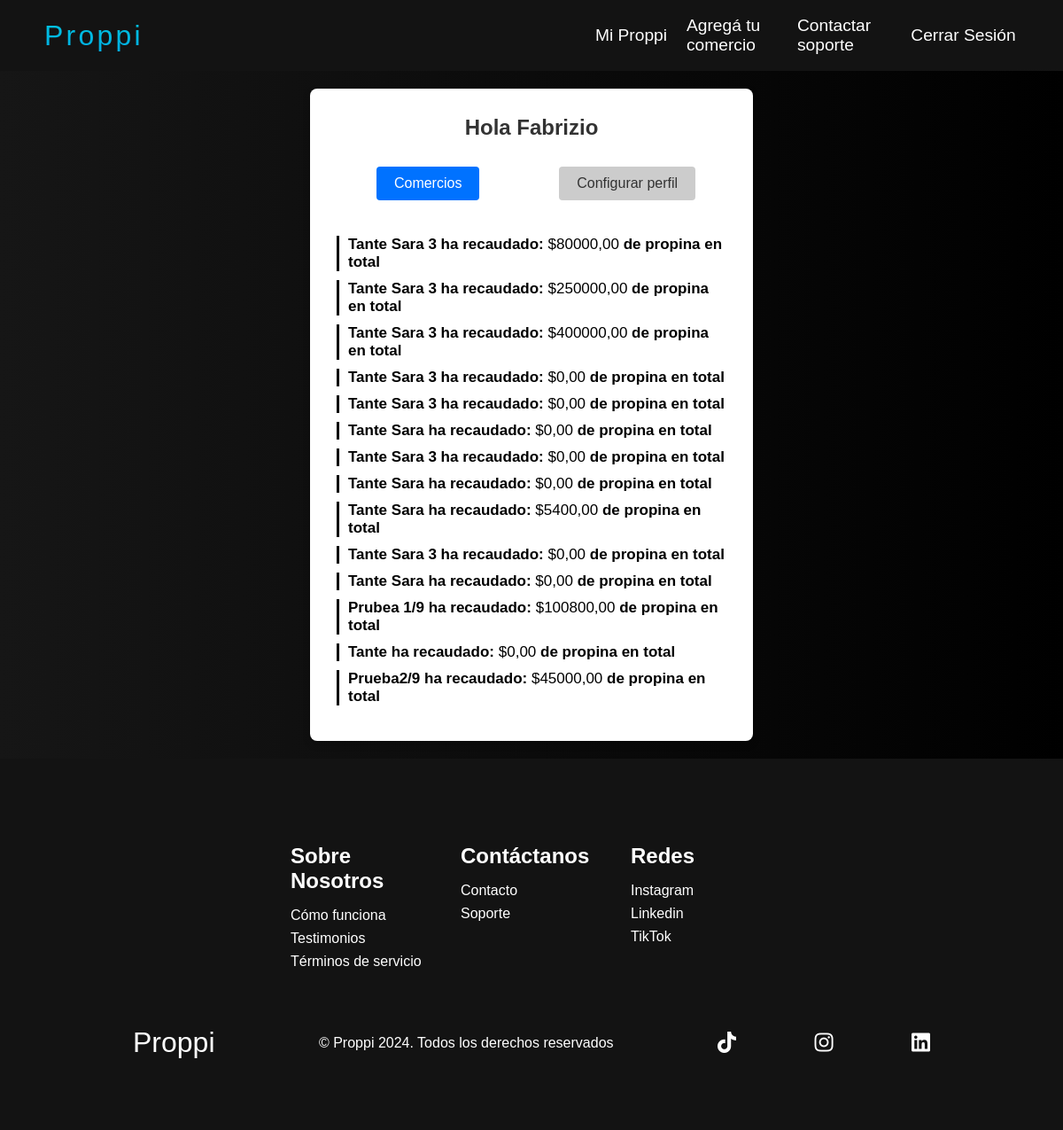
/Proppi/perfil/ (signed in), run on the app's committed database.
### Adherircom/models.py (models this page shows, shortened)
class Comercio(models.Model):
    nombre_comercio = models.CharField(max_length=100)
    tipo_comercio = models.CharField(max_length=20, choices=[('restaurante', 'Restaurante'), ('bar', 'Bar'), ('cafe', 'Café'), ('otros', 'Otros')], default='restaurante')
    direccion = models.CharField(max_length=200)
    imagen = models.ImageField(upload_to='comercio_images/', blank=True)
    ciudad = models.CharField(max_length=100)
    provincia = models.CharField(max_length=100)
    ingresos_diarios = models.DecimalField(max_digits=10, decimal_places=2, blank=True, default=0)
    ingresos_total = models.DecimalField(max_digits=10, decimal_places=2,blank=True, default=0)
    codigo_qr = models.ImageField(upload_to='codigo_qr', blank=True)
    codigo_qr_entrada = models.ImageField(upload_to='codigo_qr_entrada', blank=True)
    ccreada = models.DateTimeField(auto_now_add=True, blank=True)
    user = models.ForeignKey(User, on_delete=models.CASCADE, related_name='comercios')

### MiProppi/views.py (the view)
# urls.py: path('Proppi/perfil/',views.perfil, name='perfil'),
@login_required
def perfil(request):
    context = {}
    if request.user.groups.filter(name='usuario-empleado').exists():
        empleado = get_object_or_404(Empleado, user=request.user)
        context['empleado'] = empleado
        context['is_empleado'] = True
    elif request.user.groups.filter(name='usuario-comercio').exists():
        context['dueno'] = request.user
        context['is_dueno'] = True
    return render(request, 'perfil.html', context )

### MiProppi/templates/perfil.html (shortened to what this page needs)
{% extends 'base.html' %}
{% load static %}
{% block content %}
<!DOCTYPE html>
<html lang="en">
<head>
    <link rel="stylesheet" href="{% static 'css/perfil_config.css' %}">
</head>
<body>
    <div class="wrapper-container">
        <div class="wrapper">
            {% if is_empleado %}
            <h1>Hola {{ empleado.nombre }}</h1>
            <div class="botones-accion">
                <a href="{% url 'mis_comercios' %}" class="btn">Comercios</a>
                <a href="{% url 'config_empleado' %}" class="btn">Configurar perfil</a>
            </div>
            <div class="informacion-comercio">
                <p><strong>Haz recaudado:</strong> ${{ empleado.ingresos_diarios }}<strong> de propina en total</strong></p>
                <p><strong>Propina recaudada hoy:</strong> ${{ empleado.ingresos_total }}</p>
            </div>
            {% elif is_dueno %}
                <h1>Hola {{ dueno.first_name }}</h1>
                <div class="botones-accion">
                    <a href="{% url 'mis_comercios' %}" class="btn">Comercios</a>
                    <a href="{% url 'perfil_usercom_config' %}" class="btn">Configurar perfil</a>
                </div>
                <div class="informacion-comercio">
                    {% for comercio in user.comercios.all %}
                        <p><strong>{{ comercio.nombre_comercio }} ha recaudado:</strong> ${{ comercio.ingresos_total }}<strong> de propina en total</strong></p>
                    {% endfor %}
                </div>
            {% endif %}
        </div>
    </div>
</body>
{% endblock %}

### Inicio/static/styles/base.css (style rules this page uses)
* { box-sizing: border-box; margin: 0; padding: 0; font-family: 'Kumbh Sans', sans-serif; scroll-behavior: smooth; }
body { padding-top: env(safe-area-inset-top); padding-bottom: env(safe-area-inset-bottom); padding-left: env(safe-area-inset-left); padding-right: env(safe-area-inset-right); padding-top: env(safe-area-inset-top); padding-bottom: env(safe-area-inset-bottom); padding-left: env(safe-area-inset-left); padding-right: env(safe-area-inset-right); background-color: #131313; }

### MiProppi/static/css/perfil_config.css (style rules this page uses)
.wrapper-container { font-family: 'Poppins', sans-serif; background: #000000; background: linear-gradient(to right, #161616, #000000); box-sizing: border-box; display: flex; align-items: center; justify-content: center; min-height: 80vh; padding: 20px; }
.wrapper { background: #fff; padding: 30px; border-radius: 8px; box-shadow: 0 4px 8px rgba(0, 0, 0, 0.2); max-width: 500px; width: 100%; }
h1 { font-size: 24px; margin-bottom: 20px; color: #333; text-align: center; }
.botones-accion { display: flex; justify-content: space-around; flex-wrap: wrap; margin-bottom: 30px; }
.botones-accion .btn { padding: 10px 20px; margin: 10px; font-size: 18px; color: #fff; background-color: #00BFFF; border: none; border-radius: 5px; text-decoration: none; text-align: center; transition: background-color 0.3s ease, transform 0.3s ease, box-shadow 0.3s ease; }
.botones-accion { text-align: center; margin-top: 20px; }
.botones-accion .btn { background: #0072FF; color: white; padding: 10px 20px; border: none; border-radius: 4px; text-decoration: none; font-size: 16px; margin-right: 10px; cursor: pointer; }
.botones-accion .btn:last-child { margin-right: 0; background: #ccc; color: #333; }
.informacion-comercio p { font-size: 17px; margin-bottom: 10px; padding-left: 10px; border-left: 3px solid #000000; }
.informacion-comercio strong { font-weight: bold; color: #000; }

### data on the page
Comercio: nombre_comercio "Tante Sara 3", ingresos_total "80000,00"
Comercio: nombre_comercio "Tante Sara 3", ingresos_total "250000,00"
Comercio: nombre_comercio "Tante Sara 3", ingresos_total "400000,00"
Comercio: nombre_comercio "Tante Sara 3", ingresos_total "0,00"
Comercio: nombre_comercio "Tante Sara 3", ingresos_total "0,00"
Comercio: nombre_comercio "Tante Sara", ingresos_total "0,00"
Comercio: nombre_comercio "Tante Sara 3", ingresos_total "0,00"
Comercio: nombre_comercio "Tante Sara", ingresos_total "0,00"
Comercio: nombre_comercio "Tante Sara", ingresos_total "5400,00"
Comercio: nombre_comercio "Tante Sara 3", ingresos_total "0,00"
Comercio: nombre_comercio "Tante Sara", ingresos_total "0,00"
Comercio: nombre_comercio "Prubea 1/9", ingresos_total "100800,00"
Comercio: nombre_comercio "Tante", ingresos_total "0,00"
Comercio: nombre_comercio "Prueba2/9", ingresos_total "45000,00"

### other printed values
{{ dueno.first_name }} "Fabrizio"
